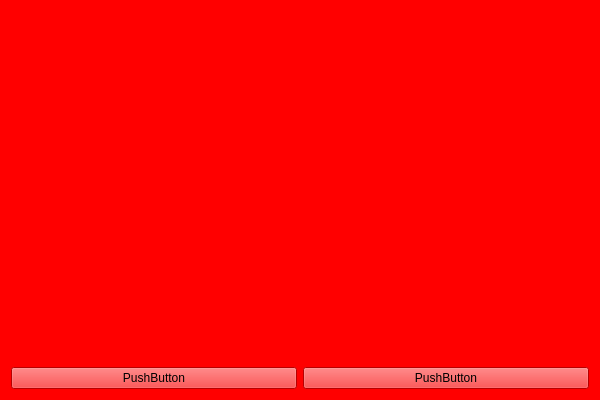
<?xml version="1.0" encoding="UTF-8"?>
<ui version="4.0">
 <class>MainWindow</class>
 <widget class="QMainWindow" name="MainWindow">
  <property name="geometry">
   <rect>
    <x>0</x>
    <y>0</y>
    <width>600</width>
    <height>400</height>
   </rect>
  </property>
  <property name="windowTitle">
   <string>MainWindow</string>
  </property>
  <property name="styleSheet">
   <string notr="true">background-color: rgb(0, 0, 0);
border-color: rgb(255, 0, 0);</string>
  </property>
  <widget class="QWidget" name="centralWidget">
   <property name="styleSheet">
    <string notr="true">background-color: rgb(255, 0, 0);</string>
   </property>
   <layout class="QVBoxLayout" name="verticalLayout">
    <item>
     <widget class="QWidget" name="widget" native="true"/>
    </item>
    <item>
     <layout class="QHBoxLayout" name="horizontalLayout">
      <item>
       <widget class="QPushButton" name="pushButton_2">
        <property name="text">
         <string>PushButton</string>
        </property>
       </widget>
      </item>
      <item>
       <widget class="QPushButton" name="pushButton">
        <property name="text">
         <string>PushButton</string>
        </property>
       </widget>
      </item>
     </layout>
    </item>
   </layout>
  </widget>
 </widget>
 <layoutdefault spacing="6" margin="11"/>
 <resources/>
 <connections/>
</ui>
